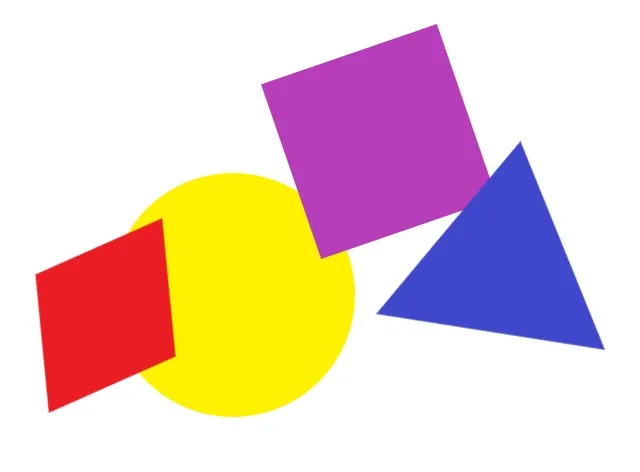
#> input picture media/geometric.jpg, 640 x 472 px
$ python ImageRotationTransformation.py
#> lines starting #> are read from the running program, lines starting #| are printed output that depends on the picture; long printed decimals are rounded
import cv2 as cv
import numpy as np
from matplotlib import pyplot as plt

import os

def read_image(path):
#> called with path = 'media/geometric.jpg'
  if not path or not os.path.exists(path):
    return
  image=cv.imread(path, -1)
#> image is the input picture: shape (472, 640, 3); mean B, G, R 197.8, 204.1, 231.2
  cv.imshow('Image', image)
  return image

def check_sizes(image):
  height, width= image.shape[:2]
#> height = 472; width = 640
  aspect_ratio=width/height
#> aspect_ratio = 1.36
  print(f"Aspect Ratio {aspect_ratio}")
#| Aspect Ratio 1.356
  return width, height

def rotate_image(image: np.ndarray, inp_angle:int):
  width, height=check_sizes(image)
#> width = 640; height = 472
  center = (width/2, height/2)
#> center = (320, 236)
  rotate_matrix = cv.getRotationMatrix2D(center=center, angle=inp_angle, scale=1)
#> rotate_matrix = [[6.12e-17, 1, 84], [-1, 6.12e-17, 556]]
  rotated_image = cv.warpAffine(src=image, M=rotate_matrix, dsize=(width, height))
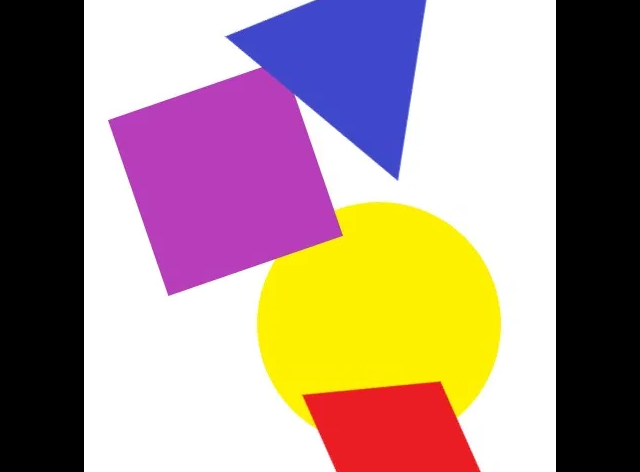
#> rotated_image: shape (472, 640, 3); mean B, G, R 135.8, 143.4, 166.4
  cv.imshow('Original image', image)
  cv.imshow('Rotated image', rotated_image)
  cv.waitKey(0)
  cv.imwrite('rotated_image.jpg', rotated_image)

def affine_transform(image: np.ndarray):
  rows,cols,ch = image.shape
#> rows = 472; cols = 640; ch = 3
  pts1 = np.float32([[50,50],[200,50],[50,200]])
  pts2 = np.float32([[10,100],[200,50],[100,250]])
  M = cv.getAffineTransform(pts1,pts2)
  dst = cv.warpAffine(image,M,(cols,rows))
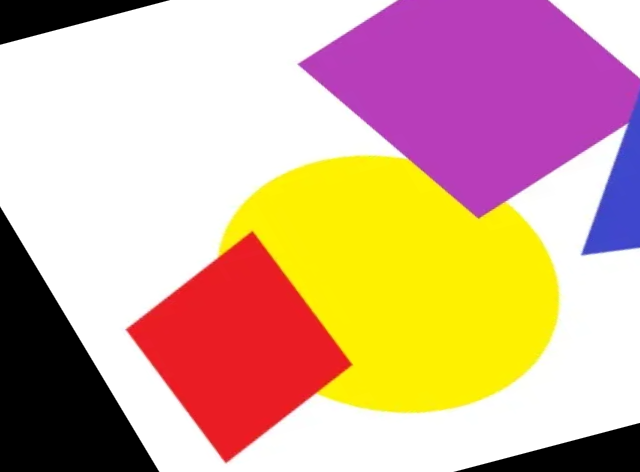
#> dst: shape (472, 640, 3); mean B, G, R 151.9, 175.2, 214
  plt.subplot(121),plt.imshow(image),plt.title('Input')
  plt.subplot(122),plt.imshow(dst),plt.title('Output')
  plt.show()
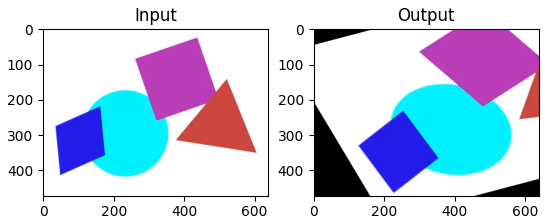
#> figure drawn by matplotlib, 2 panels; B, G, R data is drawn as R, G, B

def main():
  path='media/geometric.jpg'
  image=read_image(path)
  angle=90
  rotate_image(image, angle)
  affine_transform(image)


if __name__=="__main__":
  main()

$ run again, with media/blob_test.jpg copied over media/geometric.jpg
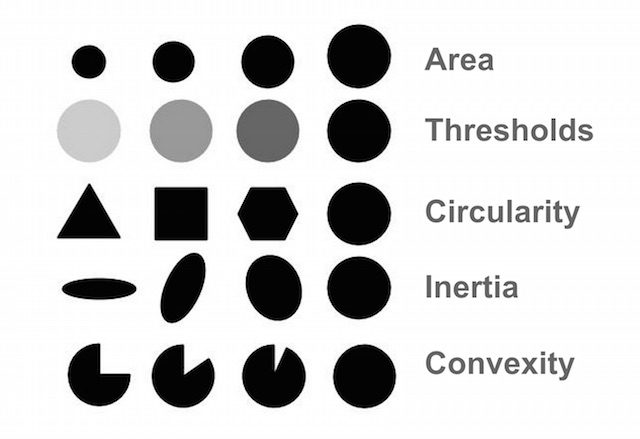
#> input picture media/blob_test.jpg, 640 x 439 px
#> in read_image, image is the input picture: shape (439, 640, 3); min 0, max 255, mean 210.2
#| Aspect Ratio 1.458
#> in rotate_image, `width, height=check_sizes(image)`: width = 640; height = 439
#> center = (320, 219.5)
#> rotate_matrix = [[6.12e-17, 1, 100.5], [-1, 6.12e-17, 539.5]]
#> in rotate_image, `rotated_image = cv.warpAffine(src=image, M=rotate_matrix, dsize=(width..`:
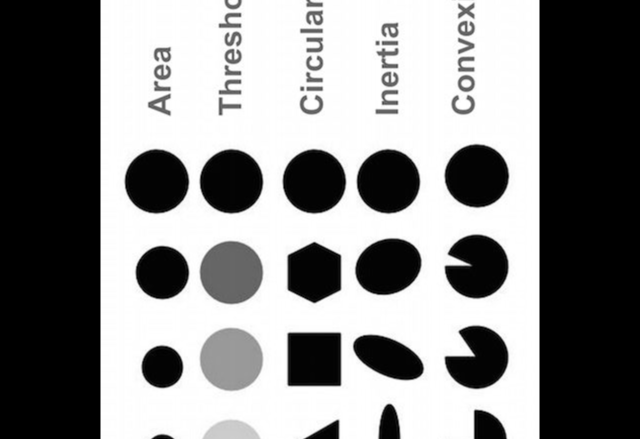
#> rotated_image: shape (439, 640, 3); min 0, max 255, mean 135.7
#> in affine_transform, `plt.show()`:
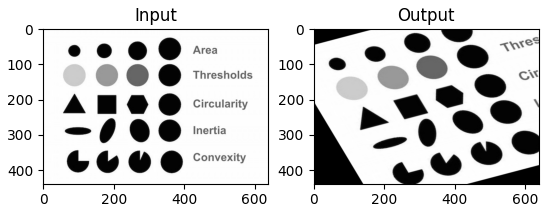
#> figure drawn by matplotlib, 2 panels
